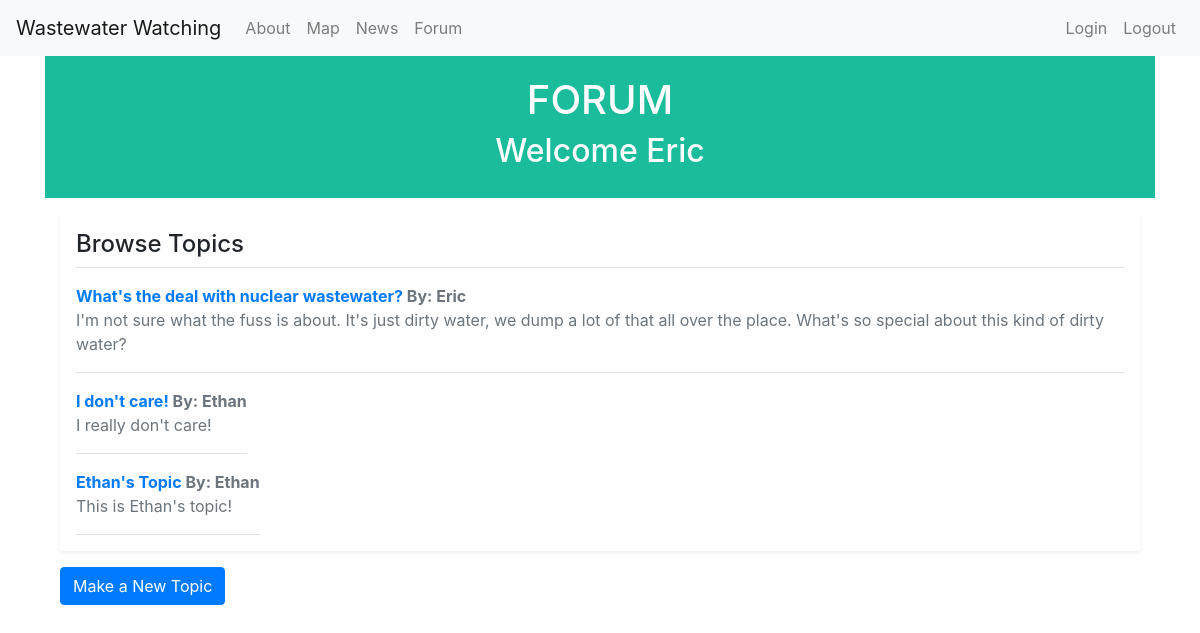
The page /forum (signed in) on the database its author committed.
### app.py (models this page shows)
class User(UserMixin, db.Model):
    id: Mapped[int] = mapped_column(primary_key=True)
    email: Mapped[str] = mapped_column(unique=True)
    password: Mapped[str]
    name: Mapped[str]

class Topic(db.Model):
    id: Mapped[int] = mapped_column(primary_key=True)
    title: Mapped[str] = mapped_column(unique=True)
    user: Mapped[str]
    description: Mapped[str]

### app.py (the view)
@app.route('/forum', methods=["GET"])
def forum():
    curr_name = 'Guest'
    if current_user.is_authenticated:
        curr_name = current_user.name
    topics = db.session.execute(db.select(Topic)).scalars()
    return render_template('forum/index.html', topics=topics, name=curr_name)

### app.py (called while the page is built)
@login_manager.user_loader
def load_user(user_id):
    return User.query.get(int(user_id))

### templates/forum/index.html (shortened to what this page needs)
{% extends 'base.html' %}
{% block content %}
    <head>
      <div class="header">
          <h1>FORUM</h1>
          <h2>Welcome {{ name }}</h2>
      </div>
  </head>
    <div class="container">
        <div class="my-3 p-3 bg-body rounded shadow-sm">
            <h4 class="border-bottom pb-2 mb-0">Browse Topics</h4>
            {% for topic in topics %}
            <div class="d-flex text-muted pt-3">
              <p class="pb-3 mb-0 border-bottom">
                <strong class="d-block text-gray-dark"><a href="/forum/topic/{{topic.id}}">{{topic['title']}}</a> By: {{topic['user']}}</strong>
                {{topic['description']}}
              </p>
            </div>
            {% endfor %}
        </div>
        <a href="/forum/newtopic">
          <button type="button" class="btn btn-primary">Make a New Topic</button>
        </a>
    </div>
{% endblock %}

### templates/base.html (style rules this page uses)
.header { padding: 20px; text-align: center; background: #1abc9c; color: white; font-size: 30px; }

### rows shown on the page
User: name "Eric"
Topic: title "What's the deal with nuclear wastewater?", user "Eric", description "I'm not sure what the fuss is about. It's just dirty water, we dump a lot of that all over the place. What's so special about this kind of dirty water?"
Topic: title "I don't care!", user "Ethan", description "I really don't care!"
Topic: title "Ethan's Topic", user "Ethan", description "This is Ethan's topic!"
